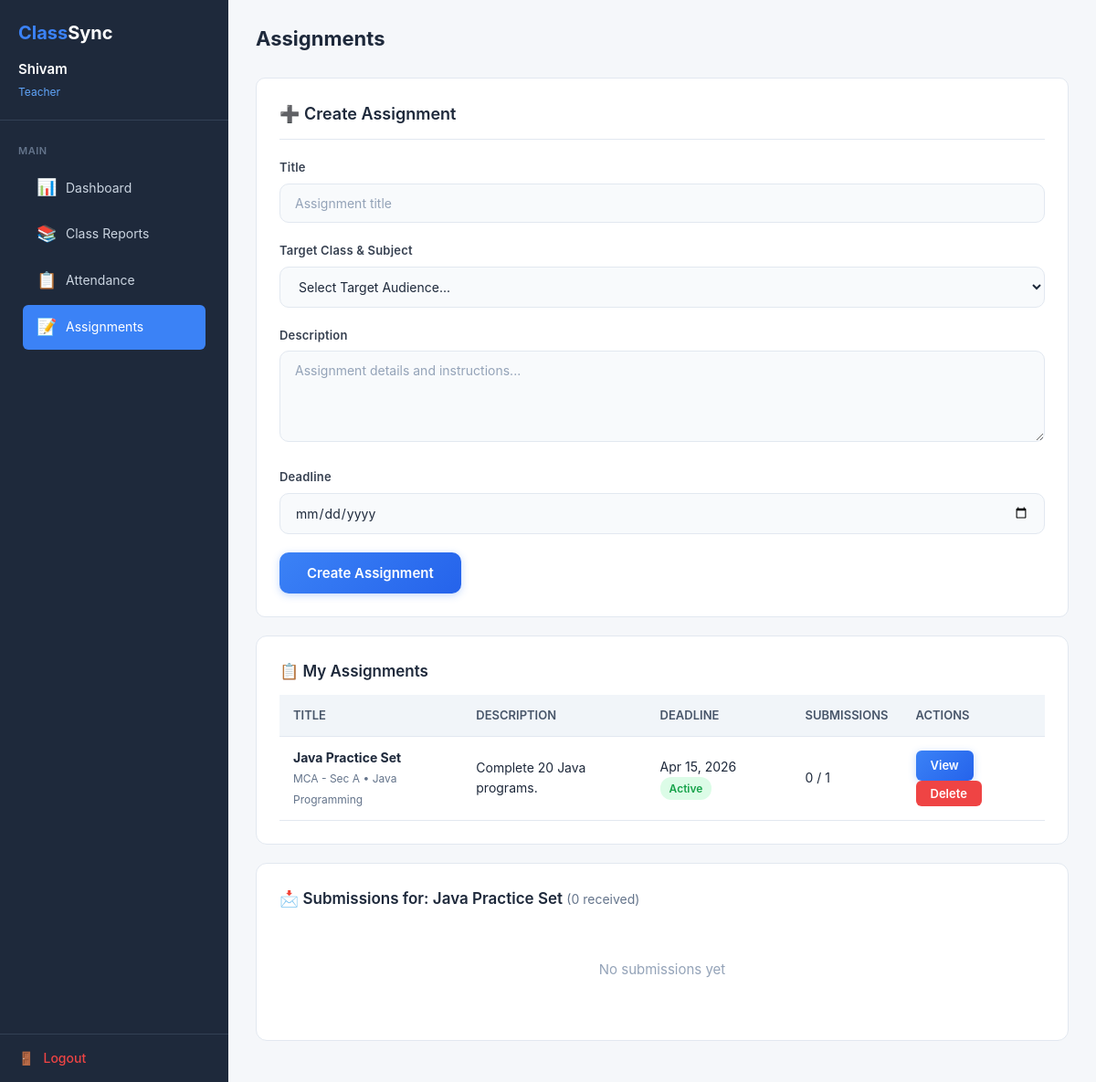
Page /teacher/assignments.php?view=1 (signed in) on the committed database.
### tables this page shows
CREATE TABLE IF NOT EXISTS assignments (
    id INT AUTO_INCREMENT PRIMARY KEY,
    title VARCHAR(200) NOT NULL,
    description TEXT,
    deadline DATE NOT NULL,
    teacher_id INT NOT NULL,
    subject_id INT NOT NULL,
    course_id INT NOT NULL,
    year VARCHAR(20) NOT NULL,
    section_id INT NOT NULL,
    created_at TIMESTAMP DEFAULT CURRENT_TIMESTAMP,
    FOREIGN KEY (teacher_id) REFERENCES users(id) ON DELETE CASCADE,
    FOREIGN KEY (subject_id) REFERENCES subjects(subject_id) ON DELETE CASCADE,
    FOREIGN KEY (course_id) REFERENCES courses(course_id) ON DELETE CASCADE,
    FOREIGN KEY (section_id) REFERENCES sections(section_id) ON DELETE CASCADE
);

CREATE TABLE IF NOT EXISTS courses (
    course_id INT AUTO_INCREMENT PRIMARY KEY,
    course_name VARCHAR(100) NOT NULL
);

CREATE TABLE IF NOT EXISTS sections (
    section_id INT AUTO_INCREMENT PRIMARY KEY,
    course_id INT NOT NULL,
    year VARCHAR(20) NOT NULL,
    section_name VARCHAR(50) NOT NULL,
    FOREIGN KEY (course_id) REFERENCES courses(course_id) ON DELETE CASCADE
);

CREATE TABLE IF NOT EXISTS subjects (
    subject_id INT AUTO_INCREMENT PRIMARY KEY,
    subject_name VARCHAR(100) NOT NULL,
    teacher_id INT NOT NULL,
    FOREIGN KEY (teacher_id) REFERENCES users(id) ON DELETE CASCADE
);

### teacher/assignments.php (the view, shortened to what this page needs)
<?php
require_once '../config/database.php';
$user_id = $_SESSION['user_id'];
$assignments = $conn->query("
    SELECT a.*, c.course_name, sec.section_name, s.subject_name,
        (SELECT COUNT(*) FROM submissions sub WHERE sub.assignment_id = a.id) as submission_count,
        (SELECT COUNT(*) FROM users u WHERE u.role='student' AND u.course_id=a.course_id AND u.year=a.year AND u.section_id=a.section_id) as total_students
    FROM assignments a
    JOIN courses c ON a.course_id = c.course_id
    JOIN sections sec ON a.section_id = sec.section_id
    JOIN subjects s ON a.subject_id = s.subject_id
    WHERE a.teacher_id = $user_id
    ORDER BY a.deadline DESC
");
?>
<!DOCTYPE html>
<html lang="en">
<head>
    <link rel="stylesheet" href="/ClassSync/assets/css/style.css">
    <link rel="stylesheet" href="/ClassSync/assets/css/dashboard.css">
    <link rel="stylesheet" href="/ClassSync/assets/css/auth.css">
</head>
<body>
    <div class="dashboard-page">
        <?php include '../includes/sidebar.php'; ?>
        <div class="main-content">
            <div class="top-bar">
                <div>
                    <h1>Assignments</h1>
                </div>
            </div>
            <div class="dashboard-form">
                <h3>➕ Create Assignment</h3>
                <form method="POST" action="/ClassSync/actions/assignment_action.php">
                    <div class="form-group">
                        <label>Title</label>
                        <input type="text" name="title" placeholder="Assignment title" required>
                    </div>
                    <div class="form-group">
                        <label>Target Class & Subject</label>
                        <select name="class_assignment_id" required>
                            <option value="">Select Target Audience...</option>
                        </select>
                    </div>
                    <div class="form-group">
                        <label>Description</label>
                        <textarea name="description" placeholder="Assignment details and instructions..."></textarea>
                    </div>
                    <div class="form-group">
                        <label>Deadline</label>
                        <input type="date" name="deadline" min="<?php echo date('Y-m-d'); ?>" required>
                    </div>
                    <div class="form-actions">
                        <button type="submit" class="btn btn-blue">Create Assignment</button>
                    </div>
                </form>
            </div>
            <div class="card">
                <h3>📋 My Assignments</h3>
                <?php if ($assignments->num_rows > 0): ?>
                <div class="table-responsive">
                    <table>
                        <thead>
                            <tr>
                                <th>Title</th>
                                <th>Description</th>
                                <th>Deadline</th>
                                <th>Submissions</th>
                                <th>Actions</th>
                            </tr>
                        </thead>
                        <tbody>
                            <?php while ($a = $assignments->fetch_assoc()): ?>
                            <tr>
                                <td>
                                    <strong><?php echo htmlspecialchars($a['title']); ?></strong><br>
                                    <span style="font-size:12px;color:#64748b;"><?php echo htmlspecialchars($a['course_name'].' - Sec '.$a['section_name'].' • '.$a['subject_name']); ?></span>
                                </td>
                                <td><?php echo htmlspecialchars(substr($a['description'], 0, 60)) . (strlen($a['description']) > 60 ? '...' : ''); ?></td>
                                <td>
                                    <?php echo date('M d, Y', strtotime($a['deadline'])); ?>
                                    <?php if ($a['deadline'] < date('Y-m-d')): ?>
                                        <span class="badge badge-absent">Expired</span>
                                    <?php else: ?>
                                        <span class="badge badge-present">Active</span>
                                    <?php endif; ?>
                                </td>
                                <td><?php echo $a['submission_count']; ?> / <?php echo $a['total_students']; ?></td>
                                <td>
                                    <a href="?view=<?php echo $a['id']; ?>" class="btn btn-blue btn-sm">View</a>
                                    <form method="POST" action="/ClassSync/actions/assignment_action.php" style="display:inline;" onsubmit="return confirmDelete('Delete this assignment?')">
                                        <button type="submit" class="btn btn-red btn-sm">Delete</button>
                                    </form>
                                </td>
                            </tr>
                            <?php endwhile; ?>
                        </tbody>
                    </table>
                </div>
                <?php endif; ?>
            </div>
            <?php if (isset($_GET['view'])):
                $view_id = intval($_GET['view']);
                $subs = $conn->query("
                    SELECT s.*, u.name as student_name, u.registration_number
                    FROM submissions s
                    JOIN users u ON s.student_id = u.id
                    WHERE s.assignment_id = $view_id
                    ORDER BY s.submitted_at DESC
                ");
                $total_subs = $subs->num_rows;
                $assign_info = $conn->query("SELECT title FROM assignments WHERE id = $view_id")->fetch_assoc();
            ?>
            <div class="card">
                <h3>📩 Submissions for: <?php echo htmlspecialchars($assign_info['title'] ?? ''); ?> <span style="font-size:14px;color:#64748b;font-weight:normal;">(<?php echo $total_subs; ?> received)</span></h3>
                <?php if ($total_subs > 0): ?>
                <div class="table-responsive">
                    <table>
                        <thead>
                            <tr>
                                <th>Student</th>
                                <th>Reg No.</th>
                                <th>File</th>
                                <th>Status</th>
                                <th>Submitted At</th>
                                <th>Actions</th>
                            </tr>
                        </thead>
                        <tbody>
                            <?php while ($sub = $subs->fetch_assoc()):
                                $file_ext = strtolower(pathinfo($sub['file_path'] ?? '', PATHINFO_EXTENSION));
                                $file_icon = ($file_ext === 'pdf') ? '📄' : '📝';
                                $original_name = !empty($sub['submission_text']) ? $sub['submission_text'] : basename($sub['file_path'] ?? 'N/A');
                            ?>
                            <tr>
                                <td><?php echo htmlspecialchars($sub['student_name']); ?></td>
                                <td><?php echo $sub['registration_number']; ?></td>
                                <td>
                                    <span style="font-size:16px;"><?php echo $file_icon; ?></span>
                                    <?php echo htmlspecialchars($original_name); ?>
                                    <div style="font-size:11px;color:#94a3b8;"><?php echo strtoupper($file_ext); ?> file</div>
                                </td>
                                <td><span class="badge badge-<?php echo $sub['status']; ?>"><?php echo ucfirst($sub['status']); ?></span></td>
                                <td><?php echo $sub['submitted_at'] ? date('M d, Y h:i A', strtotime($sub['submitted_at'])) : '-'; ?></td>
                                <td>
                                    <?php if (!empty($sub['file_path'])): ?>
                                        <a href="/ClassSync/<?php echo $sub['file_path']; ?>" target="_blank" class="btn btn-blue btn-sm" style="margin-bottom:4px;">👁 View</a>
                                        <a href="/ClassSync/<?php echo $sub['file_path']; ?>" download="<?php echo htmlspecialchars($original_name); ?>" class="btn btn-green btn-sm">⬇ Download</a>
                                    <?php else: ?>
                                        <span style="color:#94a3b8;">No file</span>
                                    <?php endif; ?>
                                </td>
                            </tr>
                            <?php endwhile; ?>
                        </tbody>
                    </table>
                </div>
                <?php else: ?>
                <div class="empty-state"><p>No submissions yet</p></div>
                <?php endif; ?>
            </div>
            <?php endif; ?>
        </div>
    </div>
</body>
</html>

### assets/css/style.css (style rules this page uses)
* { margin: 0; padding: 0; box-sizing: border-box; }
body { font-family: 'Inter', 'Segoe UI', Tahoma, Geneva, Verdana, sans-serif; line-height: 1.6; color: #1e293b; background-color: #f8fafc; -webkit-font-smoothing: antialiased; }
a { text-decoration: none; color: inherit; }
.btn { display: inline-flex; align-items: center; gap: 8px; padding: 13px 30px; border-radius: 10px; font-size: 15px; font-weight: 600; cursor: pointer; border: none; transition: all 0.3s ease; font-family: 'Inter', sans-serif; }
.btn-blue { background: linear-gradient(135deg, #3b82f6, #2563eb); color: #fff; box-shadow: 0 2px 8px rgba(59,130,246,0.3); }
.btn-red { background: #ef4444; color: #fff; }
.btn-sm { padding: 6px 16px; font-size: 13px; border-radius: 6px; }
.card { background: #fff; border-radius: 12px; border: 1px solid #e2e8f0; padding: 25px; margin-bottom: 20px; }
.card h3 { font-size: 17px; font-weight: 600; margin-bottom: 12px; color: #1e293b; }
.table-responsive { overflow-x: auto; }
table { width: 100%; border-collapse: collapse; font-size: 14px; }
table thead { background: #f1f5f9; }
table th, table td { padding: 12px 15px; text-align: left; border-bottom: 1px solid #e2e8f0; }
table th { font-weight: 600; color: #475569; font-size: 13px; text-transform: uppercase; }
.badge { display: inline-block; padding: 3px 10px; border-radius: 12px; font-size: 12px; font-weight: 600; }
.badge-present { background: #dcfce7; color: #16a34a; }

### assets/css/dashboard.css (style rules this page uses)
.dashboard-page { display: flex; min-height: 100vh; }
.main-content { flex: 1; margin-left: 250px; padding: 25px 30px; background: #f5f7fa; min-height: 100vh; }
.top-bar { display: flex; justify-content: space-between; align-items: center; margin-bottom: 25px; }
.top-bar h1 { font-size: 22px; font-weight: 700; color: #1e293b; }
.dashboard-form { background: #fff; border-radius: 10px; border: 1px solid #e2e8f0; padding: 25px; margin-bottom: 20px; }
.dashboard-form h3 { font-size: 18px; font-weight: 600; color: #1e293b; margin-bottom: 20px; padding-bottom: 12px; border-bottom: 1px solid #e2e8f0; }
.form-actions { display: flex; gap: 10px; margin-top: 20px; }
.empty-state { text-align: center; padding: 40px 20px; color: #94a3b8; }
.empty-state p { font-size: 15px; }

### assets/css/auth.css (style rules this page uses)
.form-group { margin-bottom: 20px; }
.form-group label { display: block; font-size: 13px; font-weight: 600; color: #374151; margin-bottom: 7px; letter-spacing: 0.2px; }
.form-group input, .form-group select, .form-group textarea { width: 100%; padding: 12px 16px; border: 1.5px solid #e2e8f0; border-radius: 10px; font-size: 14px; color: #1e293b; background: #f8fafc; transition: all 0.25s ease; font-family: 'Inter', sans-serif; }
.form-group input::placeholder, .form-group textarea::placeholder { color: #94a3b8; }
.form-group textarea { resize: vertical; min-height: 100px; }

### rows in the picture
assignments: title "Java Practice Set", course.subject_name "MCA - Sec A • Java Programming", description "Complete 20 Java programs.", deadline "Apr 15, 2026", shows "Active", submission_count "0", total_students "1"

### other values in the picture
$user['name'] "Shivam"
$user['role'] "Teacher"
$total_subs "0"
